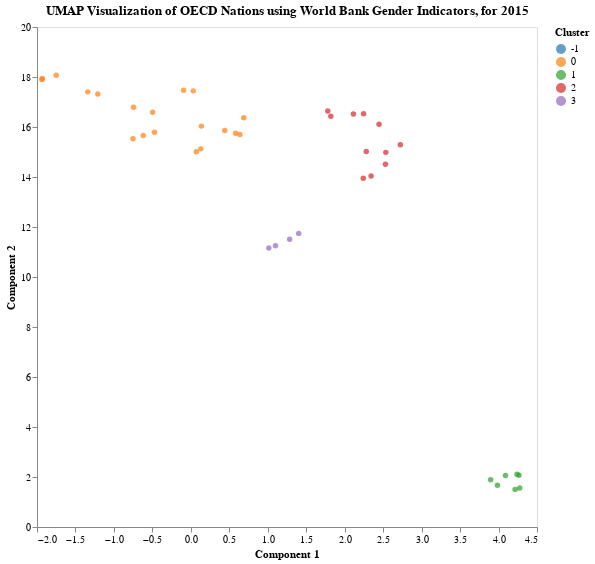

The code cell stored with this chart in its notebook:
### Code cell
# Adding dummy data to match category colors between chart and world map
d_embeddings = np.append(embeddings, [[-99, -99]], axis=0)
d_df = df.copy()
d_df.loc[len(df)] = np.NaN
d_labels_ = np.append(test.labels_, -1)

params["scale"] = {"x": [-2, 4.5], "y": [0, 20]}
viz_reduction(add_info_to_reduced(d_embeddings, d_df, d_labels_), params)

### Figure 1 — Vega-Lite specification as saved in the notebook (floating-point values rounded to 4 significant figures)
{"config": {"view": {"continuousWidth": 300, "continuousHeight": 300}, "axis": {"grid": false}}, "data": {"name": "data-7f1fce5a2fb4315a82dc1e44a8fea6de"}, "mark": {"type": "circle", "clip": true}, "encoding": {"color": {"field": "Cluster", "scale": {"scheme": "category10"}, "type": "ordinal"}, "tooltip": [{"field": "Country", "type": "nominal"}], "x": {"field": "0", "scale": {"domain": [-2, 4.5]}, "title": "Component 1", "type": "quantitative"}, "y": {"field": "1", "scale": {"domain": [0, 20]}, "title": "Component 2", "type": "quantitative"}}, "height": 500, "title": "UMAP Visualization of OECD Nations using World Bank Gender Indicators, for 2015", "width": 500, "$schema": "https://vega.github.io/schema/vega-lite/v5.15.1.json", "datasets": {"data-7f1fce5a2fb4315a82dc1e44a8fea6de": [{"0": 0.6877, "1": 16.37, "Cluster": 0, "Country": "AUS"}, {"0": 2.534, "1": 14.99, "Cluster": 2, "Country": "AUT"}, {"0": -0.7451, "1": 16.79, "Cluster": 0, "Country": "BEL"}, {"0": 2.281, "1": 15.02, "Cluster": 2, "Country": "CAN"}, {"0": 2.723, "1": 15.29, "Cluster": 2, "Country": "CHE"}, {"0": -1.93, "1": 17.94, "Cluster": 0, "Country": "CHL"}, {"0": 1.1, "1": 11.25, "Cluster": 3, "Country": "COL"}, {"0": 2.53, "1": 14.51, "Cluster": 2, "Country": "CZE"}, {"0": -0.473, "1": 15.79, "Cluster": 0, "Country": "DEU"}, {"0": 0.1364, "1": 16.04, "Cluster": 0, "Country": "DNK"}, {"0": -0.09438, "1": 17.47, "Cluster": 0, "Country": "ESP"}, {"0": 4.275, "1": 1.564, "Cluster": 1, "Country": "EST"}, {"0": 0.1297, "1": 15.13, "Cluster": 0, "Country": "FIN"}, {"0": -1.21, "1": 17.32, "Cluster": 0, "Country": "FRA"}, {"0": 0.07124, "1": 15.01, "Cluster": 0, "Country": "GBR"}, {"0": 0.03183, "1": 17.45, "Cluster": 0, "Country": "GRC"}, {"0": 4.266, "1": 2.071, "Cluster": 1, "Country": "HRV"}, {"0": 2.242, "1": 13.95, "Cluster": 2, "Country": "HUN"}, {"0": 2.113, "1": 16.52, "Cluster": 2, "Country": "IRL"}, {"0": 0.6381, "1": 15.7, "Cluster": 0, "Country": "ISL"}, {"0": 2.447, "1": 16.11, "Cluster": 2, "Country": "ISR"}, {"0": -1.937, "1": 17.9, "Cluster": 0, "Country": "ITA"}, {"0": -0.6183, "1": 15.66, "Cluster": 0, "Country": "JPN"}, {"0": -0.7518, "1": 15.53, "Cluster": 0, "Country": "KOR"}, {"0": 3.986, "1": 1.666, "Cluster": 1, "Country": "LTU"}, {"0": -1.34, "1": 17.41, "Cluster": 0, "Country": "LUX"}, {"0": 4.215, "1": 1.501, "Cluster": 1, "Country": "LVA"}, {"0": 1.284, "1": 11.51, "Cluster": 3, "Country": "MEX"}, {"0": 1.78, "1": 16.64, "Cluster": 2, "Country": "MLT"}, {"0": 1.82, "1": 16.43, "Cluster": 2, "Country": "NLD"}, {"0": 0.5828, "1": 15.75, "Cluster": 0, "Country": "NOR"}, {"0": 2.245, "1": 16.53, "Cluster": 2, "Country": "NZL"}, {"0": 4.09, "1": 2.057, "Cluster": 1, "Country": "POL"}, {"0": -1.75, "1": 18.07, "Cluster": 0, "Country": "PRT"}, {"0": 3.897, "1": 1.892, "Cluster": 1, "Country": "ROU"}, {"0": 0.4413, "1": 15.86, "Cluster": 0, "Country": "SGP"}, {"0": 2.344, "1": 14.04, "Cluster": 2, "Country": "SVK"}, {"0": 4.24, "1": 2.11, "Cluster": 1, "Country": "SVN"}, {"0": -0.4971, "1": 16.59, "Cluster": 0, "Country": "SWE"}, {"0": 1.014, "1": 11.16, "Cluster": 3, "Country": "TUR"}, {"0": 1.402, "1": 11.74, "Cluster": 3, "Country": "USA"}, {"0": -99.0, "1": -99.0, "Cluster": -1, "Country": null}]}}
